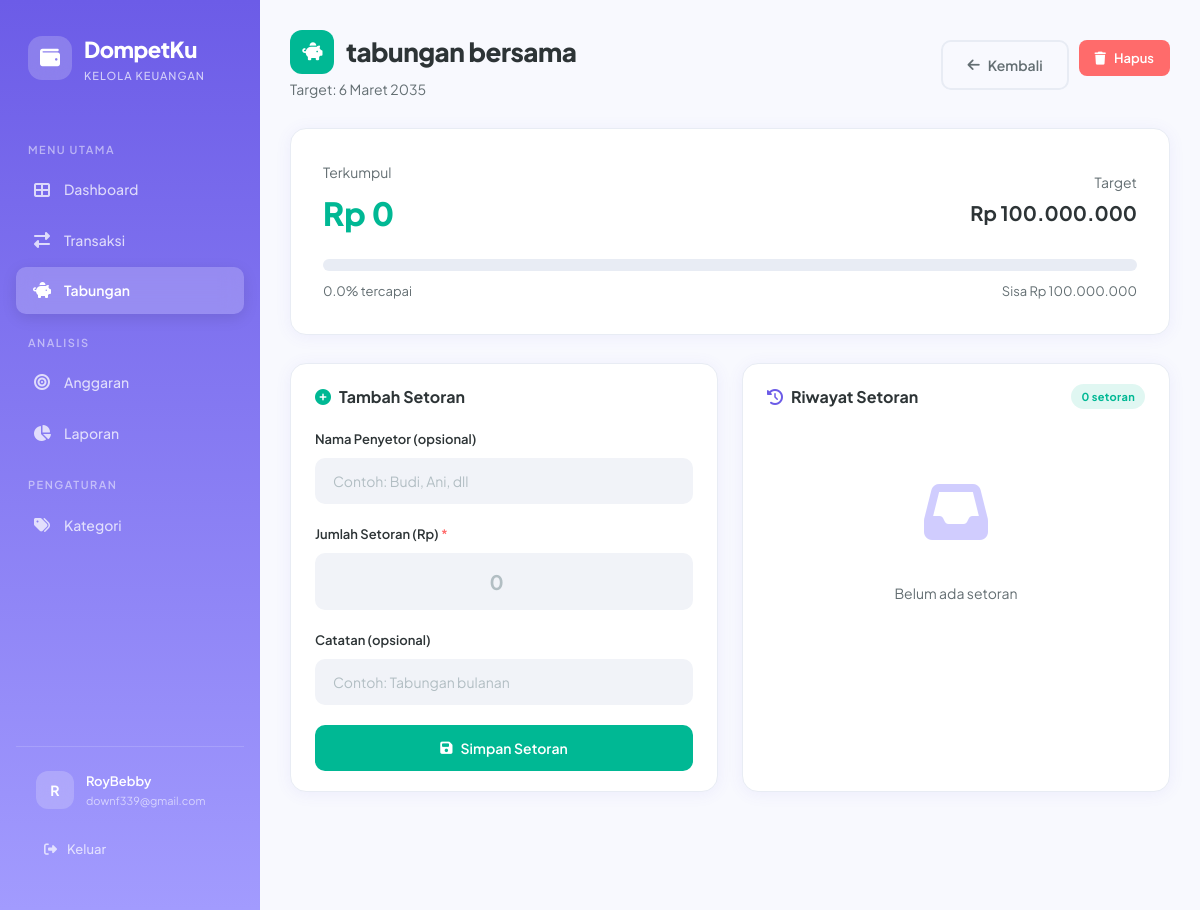
The page /savings/1 (signed in) on the database its author committed.
### app.py (models this page shows, shortened)
class User(UserMixin, db.Model):
    id = db.Column(db.Integer, primary_key=True)
    username = db.Column(db.String(80), unique=True, nullable=False)
    email = db.Column(db.String(120), unique=True, nullable=False)
    password_hash = db.Column(db.String(256), nullable=False)
    created_at = db.Column(db.DateTime, default=datetime.utcnow)
    transactions = db.relationship('Transaction', backref='user', lazy=True, cascade='all, delete-orphan')
    savings_goals = db.relationship('SavingsGoal', backref='user', lazy=True, cascade='all, delete-orphan')
    categories = db.relationship('Category', backref='user', lazy=True, cascade='all, delete-orphan')
    budgets = db.relationship('Budget', backref='user', lazy=True, cascade='all, delete-orphan')

class SavingsGoal(db.Model):
    id = db.Column(db.Integer, primary_key=True)
    name = db.Column(db.String(100), nullable=False)
    target_amount = db.Column(db.Float, nullable=False)
    current_amount = db.Column(db.Float, default=0.0)
    deadline = db.Column(db.Date, nullable=True)
    icon = db.Column(db.String(50), default='fas fa-piggy-bank')
    color = db.Column(db.String(20), default='#00B894')
    created_at = db.Column(db.DateTime, default=datetime.utcnow)
    user_id = db.Column(db.Integer, db.ForeignKey('user.id'), nullable=False)
    deposits = db.relationship('SavingsDeposit', backref='goal', lazy=True, cascade='all, delete-orphan')
    @property
    def progress_percent(self):
        if self.target_amount <= 0:
            return 0
        pct = (self.current_amount / self.target_amount) * 100
        return min(pct, 100)
    @property
    def remaining(self):
        return max(self.target_amount - self.current_amount, 0)

### app.py (the view)
@app.route('/savings/<int:id>')
@login_required
def savings_detail(id):
    goal = SavingsGoal.query.filter_by(id=id, user_id=current_user.id).first_or_404()
    deposits = SavingsDeposit.query.filter_by(goal_id=goal.id).order_by(SavingsDeposit.date.desc()).all()
    return render_template('savings_detail.html', goal=goal, deposits=deposits)

### app.py (called while the page is built)
@login_manager.user_loader
def load_user(user_id):
    return db.session.get(User, int(user_id))

@app.template_filter('currency')
def currency_filter(value):
    try:
        value = float(value)
        if value >= 0:
            return f"Rp {value:,.0f}".replace(",", ".")
        else:
            return f"-Rp {abs(value):,.0f}".replace(",", ".")
    except (ValueError, TypeError):
        return "Rp 0"

@app.template_filter('date_format')
def date_format_filter(value, fmt='%d %B %Y'):
    if isinstance(value, str):
        try:
            value = datetime.strptime(value, '%Y-%m-%d').date()
        except ValueError:
            return value
    if value:
        months_id = {
            1: 'Januari', 2: 'Februari', 3: 'Maret', 4: 'April',
            5: 'Mei', 6: 'Juni', 7: 'Juli', 8: 'Agustus',
            9: 'September', 10: 'Oktober', 11: 'November', 12: 'Desember'
        }
        day = value.day
        month = months_id.get(value.month, '')
        year = value.year
        return f"{day} {month} {year}"
    return ''

### templates/savings_detail.html (shortened to what this page needs)
{% extends "base.html" %}
{% block content %}
<div class="page-header">
    <div>
        <h1 style="display: flex; align-items: center; gap: 12px;">
            <div style="width: 44px; height: 44px; border-radius: 12px; background: {{ goal.color }}; display: flex; align-items: center; justify-content: center; color: white; font-size: 18px;">
                <i class="{{ goal.icon }}"></i>
            </div>
            {{ goal.name }}
        </h1>
        <p class="page-subtitle">
            {% if goal.deadline %}
            Target: {{ goal.deadline|date_format }}
            {% else %}
            Tanpa batas waktu
            {% endif %}
        </p>
    </div>
    <div style="display: flex; gap: 10px;">
        <a href="{{ url_for('savings') }}" class="btn btn-outline">
            <i class="fas fa-arrow-left"></i> Kembali
        </a>
        <form method="POST" action="{{ url_for('delete_savings_goal', id=goal.id) }}"
              onsubmit="return confirm('Yakin ingin menghapus target tabungan ini? Semua riwayat setoran juga akan dihapus.');">
            <button type="submit" class="btn btn-danger btn-sm">
                <i class="fas fa-trash"></i> Hapus
            </button>
        </form>
    </div>
</div>
<div class="card slide-up" style="margin-bottom: 28px;">
    <div class="card-body" style="padding: 32px;">
        <div style="display: flex; align-items: center; justify-content: space-between; margin-bottom: 20px;">
            <div>
                <div style="font-size: 14px; color: var(--text-secondary); margin-bottom: 4px;">Terkumpul</div>
                <div style="font-size: 32px; font-weight: 800; color: {{ goal.color }};" class="count-up" data-value="{{ goal.current_amount }}">Rp 0</div>
            </div>
            <div style="text-align: right;">
                <div style="font-size: 14px; color: var(--text-secondary); margin-bottom: 4px;">Target</div>
                <div style="font-size: 20px; font-weight: 700; color: var(--text-primary);">{{ goal.target_amount|currency }}</div>
            </div>
        </div>
        <div class="progress-bar-container" style="height: 12px; border-radius: 6px;">
        </div>
        <div style="display: flex; justify-content: space-between; margin-top: 10px; font-size: 13px; color: var(--text-secondary);">
            <span>{{ "%.1f"|format(goal.progress_percent) }}% tercapai</span>
            <span>Sisa {{ goal.remaining|currency }}</span>
        </div>
    </div>
</div>
<div class="grid-2">
    <div class="card slide-up">
        <div class="card-header">
            <h3><i class="fas fa-plus-circle" style="color: var(--accent-green); margin-right: 8px;"></i>Tambah Setoran</h3>
        </div>
        <div class="card-body">
            <form method="POST" action="{{ url_for('add_deposit', id=goal.id) }}">
                <div class="form-group">
                    <label class="form-label" for="depositor_name">Nama Penyetor (opsional)</label>
                    <input type="text" class="form-control" id="depositor_name" name="depositor_name"
                           placeholder="Contoh: Budi, Ani, dll">
                </div>
                <div class="form-group">
                    <label class="form-label" for="amount">
                        Jumlah Setoran (Rp) <span class="required">*</span>
                    </label>
                    <input type="number" class="form-control" id="amount" name="amount"
                           placeholder="0" required min="1" step="1" inputmode="numeric"
                           style="font-size: 20px; font-weight: 700; text-align: center; padding: 14px;">
                </div>
                <div class="form-group">
                    <label class="form-label" for="note">Catatan (opsional)</label>
                    <input type="text" class="form-control" id="note" name="note"
                           placeholder="Contoh: Tabungan bulanan">
                </div>
                <button type="submit" class="btn btn-success btn-block">
                    <i class="fas fa-save"></i> Simpan Setoran
                </button>
            </form>
        </div>
    </div>
    <div class="card slide-up">
        <div class="card-header">
            <h3><i class="fas fa-history" style="color: var(--primary); margin-right: 8px;"></i>Riwayat Setoran</h3>
            <span class="badge badge-success">{{ deposits|length }} setoran</span>
        </div>
        <div class="card-body" style="max-height: 380px; overflow-y: auto;">
            {% if deposits %}
            <ul class="deposit-list">
                {% for d in deposits %}
                <li class="deposit-item" style="display: flex; justify-content: space-between; align-items: center;">
                    <div style="display: flex; align-items: center; gap: 14px; flex: 1;">
                        <div class="deposit-icon">
                            <i class="fas fa-arrow-down"></i>
                        </div>
                        <div class="deposit-info">
                            <div class="deposit-amount">+{{ d.amount|currency }}</div>
                            <div class="deposit-note">
                                {% if d.depositor_name %}<span style="font-weight: 600; color: var(--text-primary);">{{ d.depositor_name }}</span> - {% endif %}{{ d.note or 'Setoran' }}
                            </div>
                        </div>
                    </div>
                    <div style="display: flex; align-items: center; gap: 10px;">
                        <div class="deposit-date">{{ d.date|date_format }}</div>
                        <form method="POST" action="{{ url_for('delete_deposit', id=d.id) }}" style="display: inline;"
                              onsubmit="return confirm('Yakin ingin menghapus setoran ini? Saldo tabungan akan berkurang.');">
                            <button type="submit" class="btn btn-ghost btn-sm" style="color: var(--accent-red); padding: 4px 8px;" data-tooltip="Hapus Setoran">
                                <i class="fas fa-trash"></i>
                            </button>
                        </form>
                    </div>
                </li>
                {% endfor %}
            </ul>
            {% else %}
            <div class="empty-state" style="padding: 30px 10px;">
                <div class="empty-icon"><i class="fas fa-inbox"></i></div>
                <p>Belum ada setoran</p>
            </div>
            {% endif %}
        </div>
    </div>
</div>
{% endblock %}

### templates/base.html (shortened to what this page needs)
<!DOCTYPE html>
<html lang="id">
<head>
    <link rel="stylesheet" href="https://cdnjs.cloudflare.com/ajax/libs/font-awesome/6.5.1/css/all.min.css">
    <link rel="stylesheet" href="{{ url_for('static', filename='css/style.css') }}">
</head>
<body>
    {% if current_user.is_authenticated %}
    <div class="app-layout">
        <aside class="sidebar" id="sidebar">
            <div class="sidebar-brand">
                <div class="brand-icon">
                    <i class="fas fa-wallet"></i>
                </div>
                <div>
                    <div class="brand-text">DompetKu</div>
                    <div class="brand-sub">Kelola Keuangan</div>
                </div>
            </div>
            <nav class="sidebar-nav">
                <div class="nav-section-title">Menu Utama</div>
                <div class="nav-item">
                    <a href="{{ url_for('dashboard') }}" class="nav-link {% if request.endpoint == 'dashboard' %}active{% endif %}">
                        <i class="fas fa-th-large"></i>
                        <span>Dashboard</span>
                    </a>
                </div>
                <div class="nav-item">
                    <a href="{{ url_for('transactions') }}" class="nav-link {% if request.endpoint in ['transactions', 'add_transaction', 'edit_transaction'] %}active{% endif %}">
                        <i class="fas fa-exchange-alt"></i>
                        <span>Transaksi</span>
                    </a>
                </div>
                <div class="nav-item">
                    <a href="{{ url_for('savings') }}" class="nav-link {% if request.endpoint in ['savings', 'add_savings_goal', 'savings_detail'] %}active{% endif %}">
                        <i class="fas fa-piggy-bank"></i>
                        <span>Tabungan</span>
                    </a>
                </div>
                <div class="nav-section-title">Analisis</div>
                <div class="nav-item">
                    <a href="{{ url_for('budgets') }}" class="nav-link {% if request.endpoint == 'budgets' %}active{% endif %}">
                        <i class="fas fa-bullseye"></i>
                        <span>Anggaran</span>
                    </a>
                </div>
                <div class="nav-item">
                    <a href="{{ url_for('reports') }}" class="nav-link {% if request.endpoint == 'reports' %}active{% endif %}">
                        <i class="fas fa-chart-pie"></i>
                        <span>Laporan</span>
                    </a>
                </div>
                <div class="nav-section-title">Pengaturan</div>
                <div class="nav-item">
                    <a href="{{ url_for('categories') }}" class="nav-link {% if request.endpoint == 'categories' %}active{% endif %}">
                        <i class="fas fa-tags"></i>
                        <span>Kategori</span>
                    </a>
                </div>
            </nav>
            <div class="sidebar-footer">
                <div class="sidebar-user">
                    <div class="user-avatar">{{ current_user.username[0]|upper }}</div>
                    <div class="user-info">
                        <div class="user-name">{{ current_user.username }}</div>
                        <div class="user-email">{{ current_user.email }}</div>
                    </div>
                </div>
                <a href="{{ url_for('logout') }}" class="logout-btn">
                    <i class="fas fa-sign-out-alt"></i>
                    <span>Keluar</span>
                </a>
            </div>
        </aside>
        <main class="main-content">
            {% block content %}{% endblock %}
        </main>
    </div>
    {% else %}
        {% block auth_content %}{% endblock %}
    {% endif %}
</body>
</html>

### rows shown on the page
User: username "R", username "RoyBebby", email "downf339@gmail.com"
SavingsGoal: name "tabungan bersama", deadline "6 Maret 2035", target_amount "Rp 100.000.000", progress_percent "0.0", remaining "Rp 100.000.000"

### other values the page prints
{{ deposits|length }} "0"
